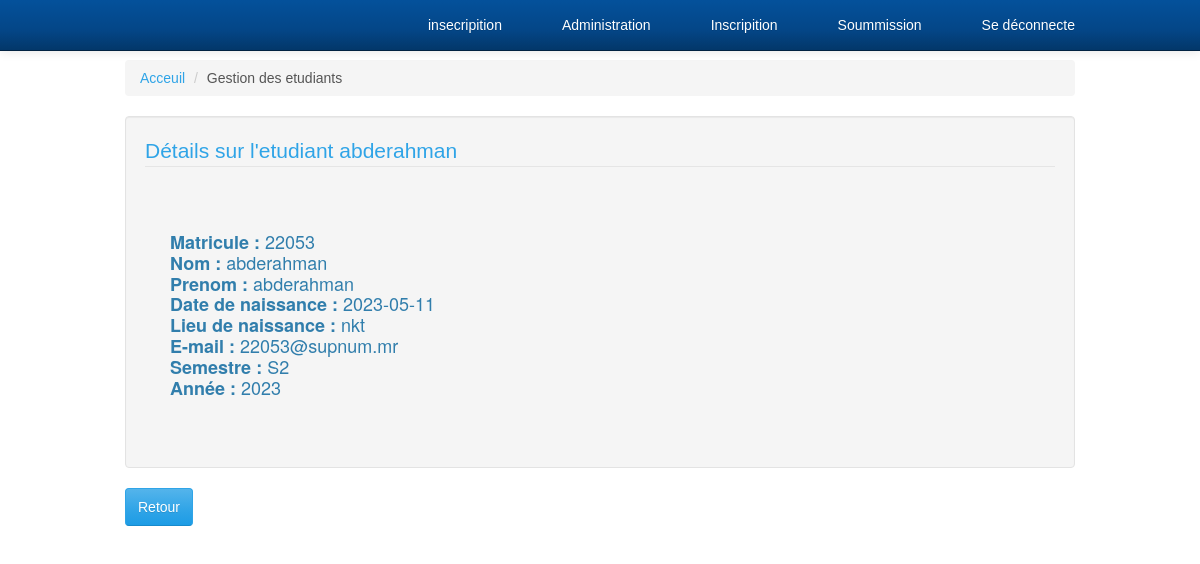
Screenshot of /admin/detail_etudiant.php?id_etud=1 (signed in) with the database file from the repository.
### tables this page shows
CREATE TABLE `etudiant` (
  `id_etud` int(10) PRIMARY KEY AUTO_INCREMENT ,
  `matricule` varchar(50) NOT NULL UNIQUE,
  `nom` varchar(60) DEFAULT NULL,
  `prenom` varchar(60) DEFAULT NULL,
  `lieu_naiss` varchar(100) DEFAULT NULL,
  `Date_naiss` date DEFAULT NULL,
  `semestre` varchar(50) DEFAULT NULL,
  `annee` varchar(50) DEFAULT NULL,
  `email` varchar(50) DEFAULT NULL,
  `id_role` int(11) NOT NULL,
  `id_groupe` int(10) DEFAULT NULL,
  `id_sous` int(10) DEFAULT NULL,
  FOREIGN KEY (id_role) REFERENCES role(id_role),
  FOREIGN KEY (id_groupe) REFERENCES groupe(id_groupe),
  FOREIGN KEY (id_sous) REFERENCES soumission(id_sous)
);

### admin/detail_etudiant.php (the view, shortened to what this page needs)
<!DOCTYPE html>
<html lang="en">
<head>
</head>
<body>
<div class="container">
    <div class="row">
        <div class="col-lg-12">
            <ol class="breadcrumb">
                <li><a href="acceuil.php">Acceuil</a>
                </li>
                <li>Gestion des etudiants</li>
            </ol>
        </div>
    </div>
    <?php
    include "../nav_bar.php";
include_once "../connexion.php";
$id_etud = $_GET['id_etud'];
$req_detail = "SELECT * FROM etudiant WHERE id_etud = $id_etud";
$req = mysqli_query($conn , $req_detail);
while($row=mysqli_fetch_assoc($req)){
?>
    <div class="row">
        <div class="col-lg-12">
            <div class="well">
                    <fieldset class="fsStyle">
                        <legend class="legendStyle">
                            <a data-toggle="collapse" data-target="#demo" href="#">Détails sur l'etudiant <?= $row['nom']?></a>
                        </legend>
                        <div class="collapse in" id="demo">
                            <div class="search-box">
                                <div class="form-group">
                                    <div class="col-md-4 col-sm-3">
                                    <div class="container">
                                            <div class="row justify-content-center">
                                            <div class="col-md-6">
                                            <br><br>
                                                <fieldset>
                                                        <h4 style="min-height:3px;">
                                                            <?php echo "<strong class='font-weight-bold'>Matricule : </strong>". $row['matricule']; ?><br>
                                                            <?php echo "<strong class='font-weight-bold'>Nom : </strong>". $row['nom']; ?><br>
                                                            <?php echo " <strong class='font-weight-bold'>Prenom : </strong>" . $row['prenom']; ?>
                                                            <br><?php echo "<strong class='font-weight-bold'>Date de naissance : </strong>".$row['Date_naiss']; ?><br>
                                                            <?php echo "<strong class='font-weight-bold'>Lieu de naissance : </strong>". $row['lieu_naiss']; ?><br>
                                                            <?php echo "<strong class='font-weight-bold'>E-mail : </strong>".$row['email']; ?><br>
                                                            <?php echo "<strong class='font-weight-bold'>Semestre : </strong>".$row['semestre']; ?><br>
                                                            <?php echo "<strong class='font-weight-bold'>Année : </strong>".$row['annee']; ?>
                                                        </h4>
                                                </fieldset>
                                                <br><br>
                                            </div>
                                            </div>
                                        </div>
                                    </div>
                                </div>
                            </div>
                        </div>
                    </fieldset>
            </div>
        </div>
    </div>
  <p>
        <a href="etudiant.php" class = "btn btn-primary" >Retour</a>
        </p>
<?php
}
?>
</body>
</html>

### admin/CSS/modern-business.css (style rules this page uses)
﻿ html, body { height: 100%; }
body { padding-top: 50px; }

### admin/CSS/style.css (style rules this page uses)
body { margin: 0; padding: 0; font-family:Arial, Helvetica, sans-serif; }

### rows the page displays
etudiant: nom "abderahman", matricule "22053", prenom "abderahman", Date_naiss "2023-05-11", lieu_naiss "nkt", email "22053@supnum.mr", semestre "S2", annee "2023"
